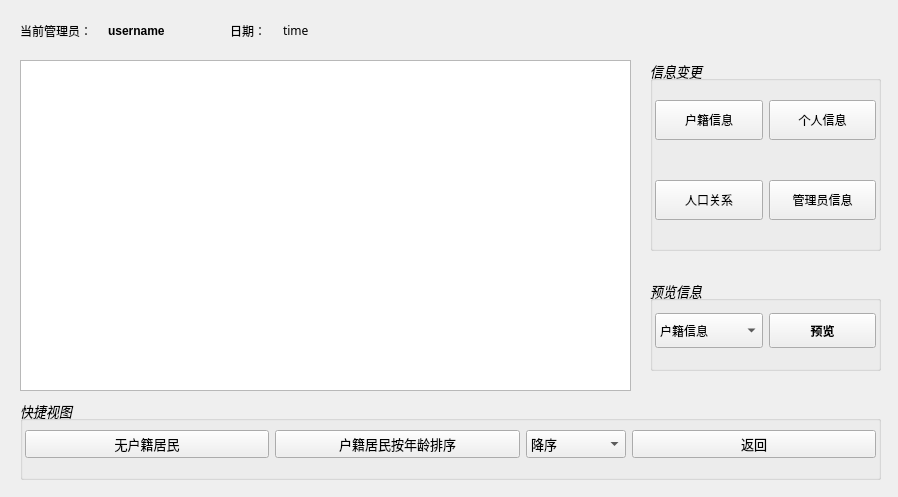
<?xml version="1.0" encoding="UTF-8"?>
<ui version="4.0">
 <class>admin</class>
 <widget class="QWidget" name="admin">
  <property name="geometry">
   <rect>
    <x>0</x>
    <y>0</y>
    <width>898</width>
    <height>497</height>
   </rect>
  </property>
  <property name="windowTitle">
   <string>Form</string>
  </property>
  <widget class="QTableView" name="tableView">
   <property name="geometry">
    <rect>
     <x>20</x>
     <y>60</y>
     <width>611</width>
     <height>331</height>
    </rect>
   </property>
  </widget>
  <widget class="QWidget" name="horizontalLayoutWidget">
   <property name="geometry">
    <rect>
     <x>20</x>
     <y>0</y>
     <width>170</width>
     <height>61</height>
    </rect>
   </property>
   <layout class="QHBoxLayout" name="horizontalLayout">
    <item>
     <widget class="QLabel" name="label">
      <property name="text">
       <string>当前管理员：</string>
      </property>
     </widget>
    </item>
    <item>
     <widget class="QLabel" name="lineEidt">
      <property name="font">
       <font>
        <weight>75</weight>
        <bold>true</bold>
       </font>
      </property>
      <property name="text">
       <string>username</string>
      </property>
     </widget>
    </item>
   </layout>
  </widget>
  <widget class="QGroupBox" name="groupBox">
   <property name="geometry">
    <rect>
     <x>650</x>
     <y>280</y>
     <width>231</width>
     <height>91</height>
    </rect>
   </property>
   <property name="font">
    <font>
     <pointsize>10</pointsize>
     <italic>true</italic>
    </font>
   </property>
   <property name="title">
    <string>预览信息</string>
   </property>
   <widget class="QWidget" name="horizontalLayoutWidget_3">
    <property name="geometry">
     <rect>
      <x>0</x>
      <y>20</y>
      <width>231</width>
      <height>61</height>
     </rect>
    </property>
    <layout class="QHBoxLayout" name="horizontalLayout_3">
     <property name="leftMargin">
      <number>5</number>
     </property>
     <property name="rightMargin">
      <number>5</number>
     </property>
     <item>
      <widget class="QComboBox" name="comboBox">
       <property name="minimumSize">
        <size>
         <width>88</width>
         <height>35</height>
        </size>
       </property>
       <property name="font">
        <font>
         <pointsize>9</pointsize>
         <italic>false</italic>
        </font>
       </property>
       <item>
        <property name="text">
         <string>户籍信息</string>
        </property>
       </item>
       <item>
        <property name="text">
         <string>个人信息</string>
        </property>
       </item>
       <item>
        <property name="text">
         <string>人口关系</string>
        </property>
       </item>
       <item>
        <property name="text">
         <string>户籍迁出记录</string>
        </property>
       </item>
       <item>
        <property name="text">
         <string>人口迁出记录</string>
        </property>
       </item>
       <item>
        <property name="text">
         <string>户籍注销记录</string>
        </property>
       </item>
       <item>
        <property name="text">
         <string>管理员信息</string>
        </property>
       </item>
      </widget>
     </item>
     <item>
      <widget class="QPushButton" name="pushButton">
       <property name="minimumSize">
        <size>
         <width>0</width>
         <height>35</height>
        </size>
       </property>
       <property name="font">
        <font>
         <pointsize>9</pointsize>
         <weight>75</weight>
         <italic>false</italic>
         <bold>true</bold>
        </font>
       </property>
       <property name="text">
        <string>预览</string>
       </property>
      </widget>
     </item>
    </layout>
   </widget>
  </widget>
  <widget class="QWidget" name="horizontalLayoutWidget_2">
   <property name="geometry">
    <rect>
     <x>230</x>
     <y>0</y>
     <width>353</width>
     <height>61</height>
    </rect>
   </property>
   <layout class="QHBoxLayout" name="horizontalLayout_2">
    <item>
     <widget class="QLabel" name="label_2">
      <property name="text">
       <string>日期：</string>
      </property>
     </widget>
    </item>
    <item>
     <widget class="QLabel" name="label_time">
      <property name="minimumSize">
       <size>
        <width>300</width>
        <height>0</height>
       </size>
      </property>
      <property name="font">
       <font>
        <family>仿宋</family>
        <pointsize>9</pointsize>
       </font>
      </property>
      <property name="text">
       <string>time</string>
      </property>
     </widget>
    </item>
   </layout>
  </widget>
  <widget class="QGroupBox" name="groupBox_2">
   <property name="geometry">
    <rect>
     <x>650</x>
     <y>60</y>
     <width>231</width>
     <height>191</height>
    </rect>
   </property>
   <property name="font">
    <font>
     <pointsize>10</pointsize>
     <italic>true</italic>
     <underline>false</underline>
    </font>
   </property>
   <property name="title">
    <string>信息变更</string>
   </property>
   <widget class="QWidget" name="horizontalLayoutWidget_4">
    <property name="geometry">
     <rect>
      <x>0</x>
      <y>20</y>
      <width>231</width>
      <height>80</height>
     </rect>
    </property>
    <layout class="QHBoxLayout" name="horizontalLayout_4">
     <property name="leftMargin">
      <number>5</number>
     </property>
     <property name="topMargin">
      <number>0</number>
     </property>
     <property name="rightMargin">
      <number>5</number>
     </property>
     <item>
      <widget class="QPushButton" name="pushButton_hukou">
       <property name="minimumSize">
        <size>
         <width>100</width>
         <height>40</height>
        </size>
       </property>
       <property name="font">
        <font>
         <family>宋体</family>
         <pointsize>9</pointsize>
         <italic>false</italic>
         <underline>false</underline>
        </font>
       </property>
       <property name="text">
        <string>户籍信息</string>
       </property>
      </widget>
     </item>
     <item>
      <widget class="QPushButton" name="pushButton_per">
       <property name="minimumSize">
        <size>
         <width>100</width>
         <height>40</height>
        </size>
       </property>
       <property name="font">
        <font>
         <pointsize>9</pointsize>
         <italic>false</italic>
         <underline>false</underline>
        </font>
       </property>
       <property name="text">
        <string>个人信息</string>
       </property>
      </widget>
     </item>
    </layout>
   </widget>
   <widget class="QWidget" name="horizontalLayoutWidget_5">
    <property name="geometry">
     <rect>
      <x>0</x>
      <y>100</y>
      <width>231</width>
      <height>80</height>
     </rect>
    </property>
    <layout class="QHBoxLayout" name="horizontalLayout_5">
     <property name="leftMargin">
      <number>5</number>
     </property>
     <property name="rightMargin">
      <number>5</number>
     </property>
     <item>
      <widget class="QPushButton" name="pushButton_relat">
       <property name="minimumSize">
        <size>
         <width>100</width>
         <height>40</height>
        </size>
       </property>
       <property name="font">
        <font>
         <pointsize>9</pointsize>
         <italic>false</italic>
         <underline>false</underline>
        </font>
       </property>
       <property name="text">
        <string>人口关系</string>
       </property>
      </widget>
     </item>
     <item>
      <widget class="QPushButton" name="pushButton_admin">
       <property name="minimumSize">
        <size>
         <width>100</width>
         <height>40</height>
        </size>
       </property>
       <property name="font">
        <font>
         <pointsize>9</pointsize>
         <italic>false</italic>
         <underline>false</underline>
        </font>
       </property>
       <property name="text">
        <string>管理员信息</string>
       </property>
      </widget>
     </item>
    </layout>
   </widget>
  </widget>
  <widget class="QGroupBox" name="groupBox_3">
   <property name="geometry">
    <rect>
     <x>20</x>
     <y>400</y>
     <width>861</width>
     <height>80</height>
    </rect>
   </property>
   <property name="font">
    <font>
     <pointsize>10</pointsize>
     <italic>true</italic>
    </font>
   </property>
   <property name="title">
    <string>快捷视图</string>
   </property>
   <widget class="QWidget" name="horizontalLayoutWidget_6">
    <property name="geometry">
     <rect>
      <x>0</x>
      <y>9</y>
      <width>861</width>
      <height>71</height>
     </rect>
    </property>
    <layout class="QHBoxLayout" name="horizontalLayout_6">
     <property name="leftMargin">
      <number>5</number>
     </property>
     <property name="rightMargin">
      <number>5</number>
     </property>
     <item>
      <widget class="QPushButton" name="pushButton_nohukou">
       <property name="font">
        <font>
         <pointsize>10</pointsize>
         <italic>false</italic>
        </font>
       </property>
       <property name="text">
        <string>无户籍居民</string>
       </property>
      </widget>
     </item>
     <item>
      <widget class="QPushButton" name="pushButton_order">
       <property name="font">
        <font>
         <italic>false</italic>
        </font>
       </property>
       <property name="text">
        <string>户籍居民按年龄排序</string>
       </property>
      </widget>
     </item>
     <item>
      <widget class="QComboBox" name="order">
       <property name="minimumSize">
        <size>
         <width>0</width>
         <height>28</height>
        </size>
       </property>
       <property name="maximumSize">
        <size>
         <width>100</width>
         <height>16777215</height>
        </size>
       </property>
       <property name="font">
        <font>
         <italic>false</italic>
         <kerning>true</kerning>
        </font>
       </property>
       <item>
        <property name="text">
         <string>降序</string>
        </property>
       </item>
       <item>
        <property name="text">
         <string>升序</string>
        </property>
       </item>
      </widget>
     </item>
     <item>
      <widget class="QPushButton" name="pushButton_2">
       <property name="font">
        <font>
         <italic>false</italic>
        </font>
       </property>
       <property name="text">
        <string>返回</string>
       </property>
      </widget>
     </item>
    </layout>
   </widget>
  </widget>
 </widget>
 <tabstops>
  <tabstop>pushButton</tabstop>
  <tabstop>comboBox</tabstop>
  <tabstop>pushButton_hukou</tabstop>
  <tabstop>pushButton_per</tabstop>
  <tabstop>pushButton_relat</tabstop>
  <tabstop>pushButton_admin</tabstop>
  <tabstop>pushButton_nohukou</tabstop>
  <tabstop>tableView</tabstop>
 </tabstops>
 <resources/>
 <connections/>
</ui>
